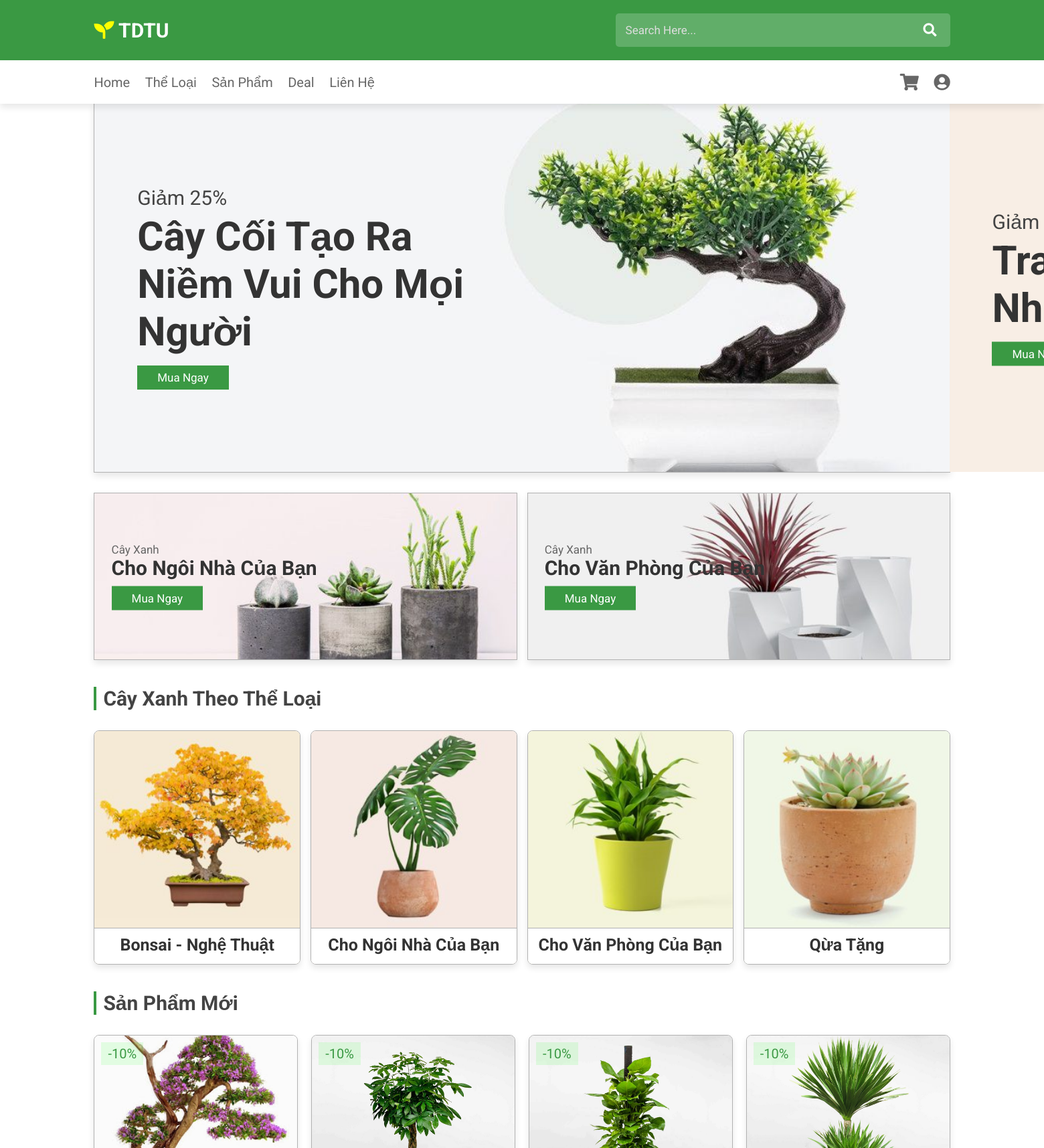
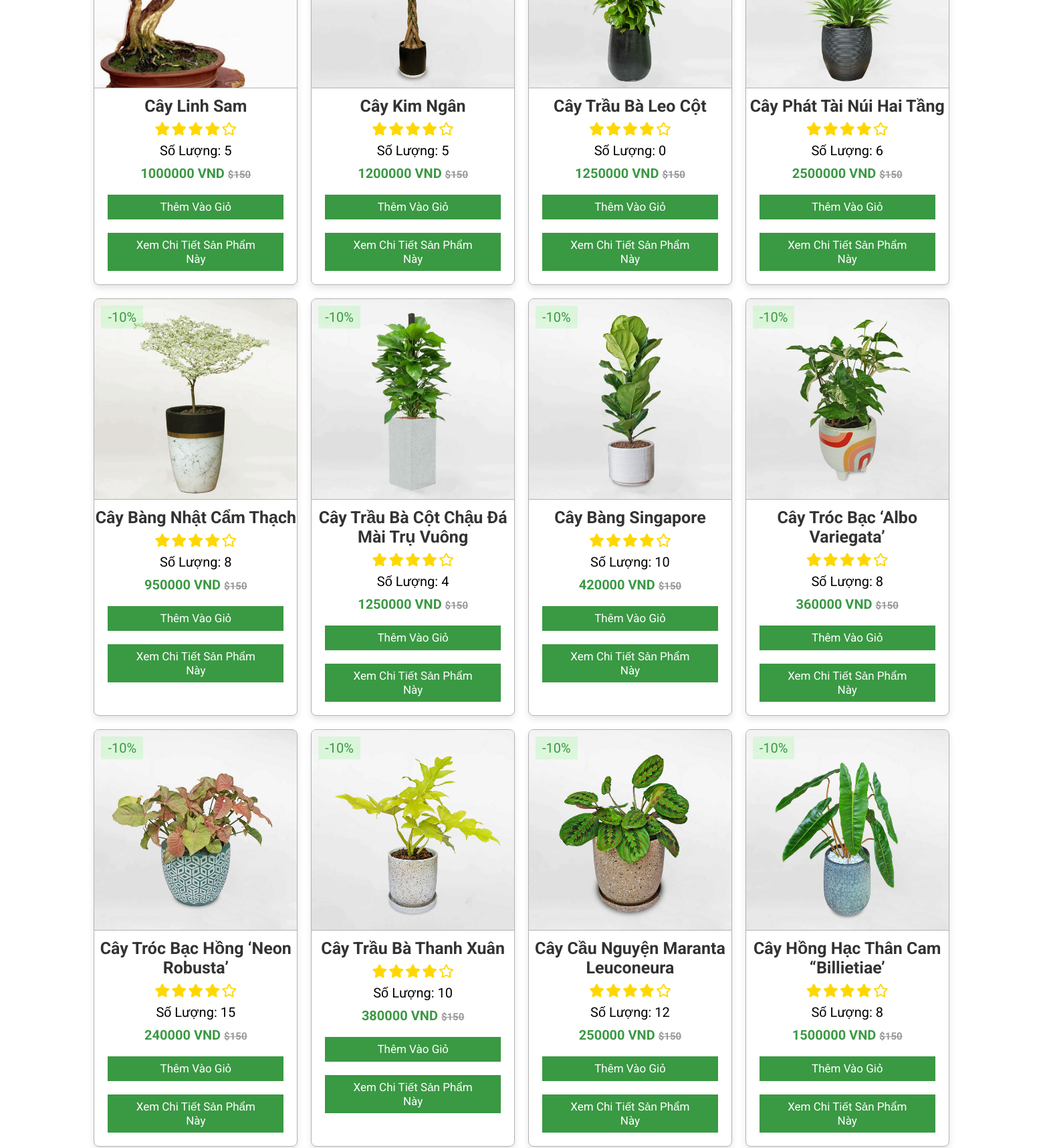
The page / (upper part) on the database its author committed (2 pictures, top to bottom).
### tables this page shows
create table bonsai(
	bonsai_id int primary key auto_increment,
    bonsai_name varchar(50),
    bonsai_img varchar(50),
    type_id int,
    describe_bonsai varchar(500),
    amount int,
    price float,
    status_id int
);

### index.php (the view, shortened to what this page needs)
<?php
require './config/connectDB.php';
?>
<!DOCTYPE html>
<html lang="en">
<head>
    <link rel="stylesheet" href="https://unpkg.com/swiper/swiper-bundle.min.css" />
    <link rel="stylesheet" href="https://cdnjs.cloudflare.com/ajax/libs/font-awesome/5.15.3/css/all.min.css">
    <link rel="stylesheet" href="./css/style.css">
</head>
<body>
<header>
    <div class="header-2">
        <a href="#" class="logo"> <i class="fas fa-seedling"></i> TDTU </a>
        <form action="" class="search-bar-container">
            <input type="search" id="search-bar" placeholder="search here...">
            <label for="search-bar" class="fas fa-search"></label>
        </form>
    </div>
    <div class="header-3">
        <nav class="navbar">
            <a href="index.php">home</a>
            <a href="#category">Thể loại</a>
            <a href="#product">Sản phẩm</a>
            <a href="#deal">deal</a>
            <a href="#contact">Liên hệ</a>
        </nav>
        <div class="icons">
            <a href="login.php" class="fas fa-shopping-cart"></a>
            <a href="login.php" class="fas fa-user-circle"></a>
        </div>
    </div>
</header>
<section class="home" id="home">
    <div class="swiper-container home-slider">
        <div class="swiper-wrapper">
            <div class="swiper-slide">
                <div class="box" style="background: url(uploads/slider1.jpg);">
                    <div class="content">
                        <span>Giảm 25%</span>
                        <h3>Cây cối tạo ra niềm vui cho mọi người</h3>
                        <a href="#" class="btn">Mua ngay</a>
                    </div>
                </div>
            </div>
            <div class="swiper-slide">
                <div class="box" style="background: url(uploads/slider2.jpg);">
                    <div class="content">
                        <span>Giảm 30%</span>
                        <h3>Trang trí ngôi nhà của bạn</h3>
                        <a href="#" class="btn">Mua ngay</a>
                    </div>
                </div>
            </div>
        </div>
    </div>
</section>
<section class="banner-container">
    <div class="banner">
        <img src="uploads/banner1.jpg" alt="">
        <div class="content">
            <span>Cây xanh</span>
            <h3>Cho ngôi nhà của bạn</h3>
            <a href="#" class="btn">Mua ngay</a>
        </div>
    </div>
    <div class="banner">
        <img src="uploads/banner2.jpg" alt="">
        <div class="content">
            <span>Cây xanh</span>
            <h3>Cho văn phòng của bạn</h3>
            <a href="#" class="btn">Mua ngay</a>
        </div>
    </div>
</section>
<section class="category" id="category">
    <h1 class="heading"> Cây xanh theo thể loại </h1>
    <div class="box-container">
        <div class="box">
            <img src="uploads/cat1.jpg" alt="">
            <div class="content">
                <h3>bonsai - nghệ thuật</h3>
            </div>
        </div>
        <div class="box">
            <img src="uploads/cat2.jpg" alt="">
            <div class="content">
                <h3>Cho ngôi nhà của bạn</h3>
            </div>
        </div>
        <div class="box">
            <img src="uploads/cat3.jpg" alt="">
            <div class="content">
                <h3>Cho văn phòng của bạn</h3>
            </div>
        </div>
        <div class="box">
            <img src="uploads/cat4.jpg" alt="">
            <div class="content">
                <h3>Qừa tặng</h3>
            </div>
        </div>
    </div>
</section>
<section class="product" id="product">
    <h1 class="heading"> Sản phẩm mới </h1>
    <div class="box-container">
<?php
$query ="select * from bonsai";
$query_run= mysqli_query($conn,$query);
if(mysqli_num_rows($query_run) > 0){
    foreach($query_run as $bonsai){
        $url = substr($bonsai['bonsai_img'],1,strlen($bonsai['bonsai_img']));
        ?>
          <div class="box">
            <span class="discount">-10%</span>
            <img src="<?= $url ?>">
            <h3><?=  $bonsai['bonsai_name']?></h3>
            <div class="stars">
                <i class="fas fa-star"></i>
                <i class="fas fa-star"></i>
                <i class="fas fa-star"></i>
                <i class="fas fa-star"></i>
                <i class="far fa-star"></i>
            </div>
            <div class="quantity">
                <span> Số lượng: <?=$bonsai['amount'];?> </span>
            </div>
            <div class="price"><?= $bonsai['price'];?> VND <span> $150</span></div>
            <a href="#" class="btn">Thêm vào giỏ</a>
              <a href="#" class="btn">Xem chi tiết sản phẩm này</a>
          </div>
        <?php
    }
}
        ?>
    </div>
</section>
</body>
</html>

### rows shown on the page
bonsai: bonsai_img (picture), bonsai_name "Cây Linh Sam", amount "5", price "1000000"
bonsai: bonsai_img (picture), bonsai_name "Cây Kim Ngân", amount "5", price "1200000"
bonsai: bonsai_img (picture), bonsai_name "Cây Trầu Bà Leo Cột", amount "0", price "1250000"
bonsai: bonsai_img (picture), bonsai_name "Cây Phát Tài Núi Hai Tầng", amount "6", price "2500000"
bonsai: bonsai_img (picture), bonsai_name "Cây Bàng Nhật Cẩm Thạch", amount "8", price "950000"
bonsai: bonsai_img (picture), bonsai_name "Cây Trầu Bà Cột Chậu Đá Mài Trụ Vuông", amount "4", price "1250000"
bonsai: bonsai_img (picture), bonsai_name "Cây Bàng Singapore", amount "10", price "420000"
bonsai: bonsai_img (picture), bonsai_name "Cây Tróc Bạc ‘Albo Variegata’", amount "8", price "360000"
bonsai: bonsai_img (picture), bonsai_name "Cây Tróc Bạc Hồng ‘Neon Robusta’", amount "15", price "240000"
bonsai: bonsai_img (picture), bonsai_name "Cây Trầu Bà Thanh Xuân", amount "10", price "380000"
bonsai: bonsai_img (picture), bonsai_name "Cây Cầu Nguyện Maranta Leuconeura", amount "12", price "250000"
bonsai: bonsai_img (picture), bonsai_name "Cây Hồng Hạc Thân Cam “Billietiae’", amount "8", price "1500000"
